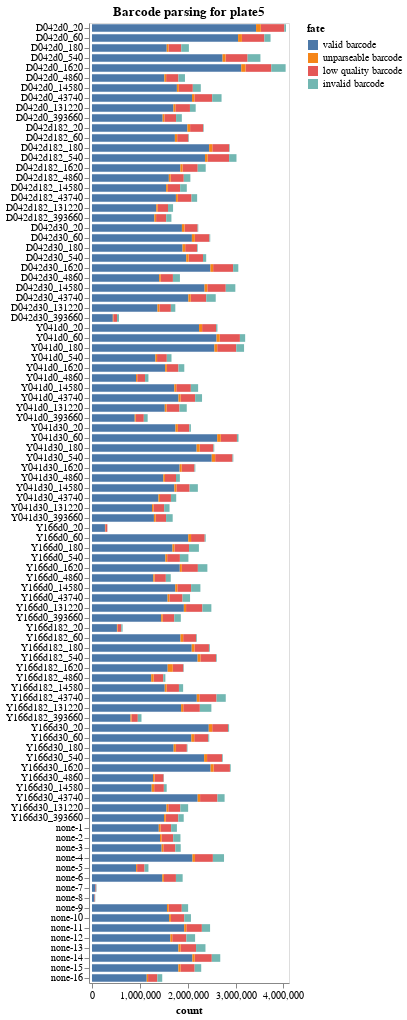

Here is the notebook cell this chart was saved with:
### Markdown cell above
## Statistics on barcode-parsing for each sample
Make interactive chart of the "fates" of the sequencing reads parsed for each sample on the plate.

If most sequencing reads are not "valid barcodes", this could potentially indicate some problem in the sequencing or barcode set you are parsing.

Potential fates are:
 - *valid barcode*: barcode that matches a known virus or neutralization standard, we hope most reads are this.
 - *invalid barcode*: a barcode with proper flanking sequences, but does not match a known virus or neutralization standard. If you  have a lot of reads of this type, it is probably a good idea to look at the invalid barcode CSVs (in the `./results/barcode_invalid/` subdirectory created by the pipeline) to see what these invalid barcodes are.
 - *unparseable barcode*: could not parse a barcode from this read as there was not a sequence of the correct length with the appropriate flanking sequence.
 - *low quality barcode*: low-quality or `N` nucleotides in barcode, could indicate problem with sequencing.
 - *failed chastity filter*: reads that failed the Illumina chastity filter, if these are reported in the FASTQ (they may not be).

Also, if the number of reads per sample is very uneven, that could indicate that you did not do a good job of balancing the different samples in the Illumina sequencing.

### Code cell
fates = (
    pd.concat([pd.read_csv(f).assign(sample=s) for f, s in zip(fate_csvs, samples)])
    .merge(samples_df, validate="many_to_one", on="sample")
    .assign(fate_counts=lambda x: x.groupby("fate")["count"].transform("sum"))
    .query("fate_counts > 0")  # only keep fates with at least one count
    [["fate", "count", "serum", "sample_noplate", "dilution_factor"]]
)

assert len(fates) == len(fates.drop_duplicates())

serum_selection = alt.selection_point(
    fields=["serum"],
    bind=alt.binding_select(
        options=[None] + sorted(fates["serum"].unique().tolist()),
        labels=["all"] + [str(s) for s in sorted(fates["serum"].unique())],
        name="serum",
    )
)   

fates_chart = (
    alt.Chart(fates)
    .add_params(serum_selection)
    .transform_filter(serum_selection)
    .encode(
        alt.X("count", scale=alt.Scale(nice=False, padding=3)),
        alt.Y(
            "sample_noplate",
            title=None,
            sort=list(
                fates.sort_values(["serum", "dilution_factor"])["sample_noplate"]
            ),
        ),
        alt.Color("fate", sort=sorted(fates["fate"].unique(), reverse=True)),
        alt.Order("fate", sort="descending"),
        tooltip=fates.columns.tolist(),
    )
    .mark_bar(height={"band": 0.85})
    .properties(
        height=alt.Step(10),
        width=200,
        title=f"Barcode parsing for {plate}",
    )
    .configure_axis(grid=False)
)

fates_chart

### Figure 1 — Vega-Lite specification as saved in the notebook (floating-point values rounded to 4 significant figures; data arrays with more than 128 entries replaced by an {"elided": "..."} marker saying what was removed)
{"config": {"view": {"continuousWidth": 300, "continuousHeight": 300}, "axis": {"grid": false}}, "data": {"name": "data-a0adf6e006914dcf05813b729ee1b841"}, "mark": {"type": "bar", "height": {"band": 0.85}}, "encoding": {"color": {"field": "fate", "sort": ["valid barcode", "unparseable barcode", "low quality barcode", "invalid barcode"], "type": "nominal"}, "order": {"field": "fate", "sort": "descending", "type": "nominal"}, "tooltip": [{"field": "fate", "type": "nominal"}, {"field": "count", "type": "quantitative"}, {"field": "serum", "type": "nominal"}, {"field": "sample_noplate", "type": "nominal"}, {"field": "dilution_factor", "type": "quantitative"}], "x": {"field": "count", "scale": {"nice": false, "padding": 3}, "type": "quantitative"}, "y": {"field": "sample_noplate", "sort": {"elided": "384 str values"}, "title": null, "type": "nominal"}}, "height": {"step": 10}, "params": [{"name": "param_1", "select": {"type": "point", "fields": ["serum"]}, "bind": {"input": "select", "options": [null, "D042d0", "D042d182", "D042d30", "Y041d0", "Y041d30", "Y166d0", "Y166d182", "Y166d30", "none"], "labels": ["all", "D042d0", "D042d182", "D042d30", "Y041d0", "Y041d30", "Y166d0", "Y166d182", "Y166d30", "none"], "name": "serum"}}], "title": "Barcode parsing for plate5", "transform": [{"filter": {"param": "param_1"}}], "width": 200, "$schema": "https://vega.github.io/schema/vega-lite/v5.15.1.json", "datasets": {"data-a0adf6e006914dcf05813b729ee1b841": {"elided": "384 records"}}}
